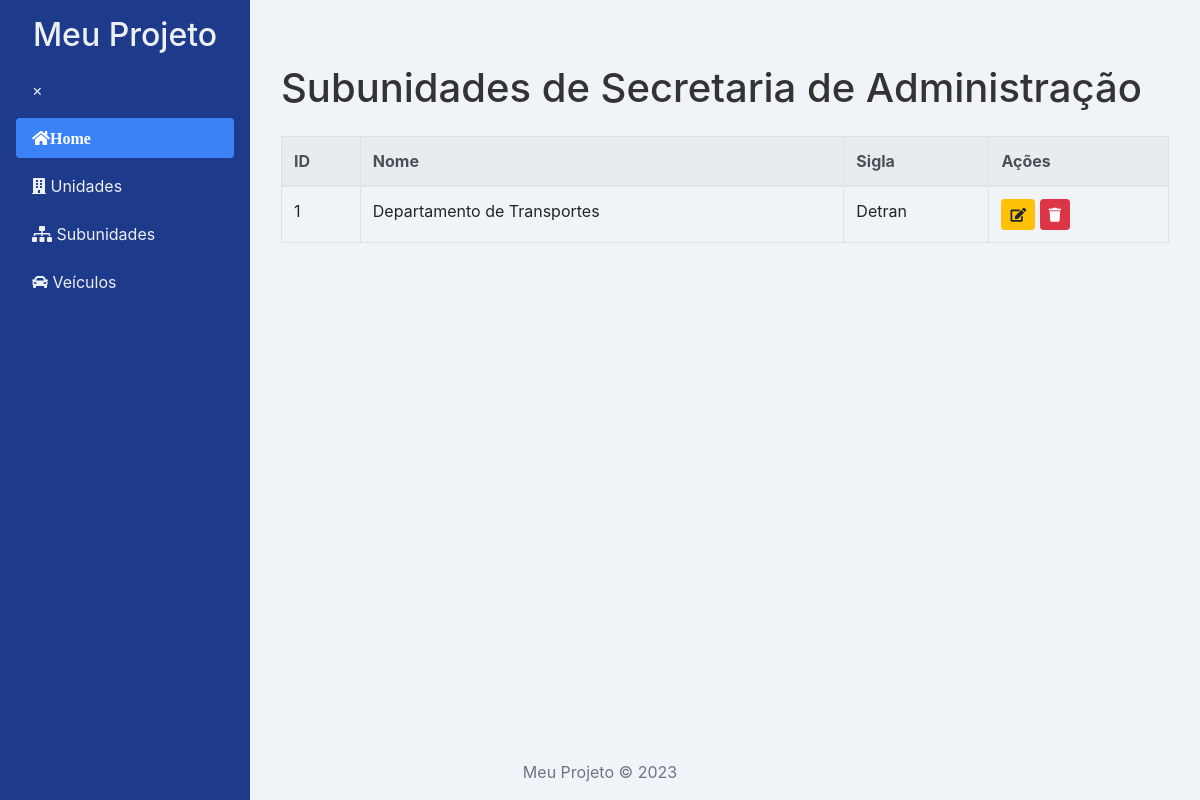
Screenshot of /subunidades/1 with the database file from the repository.
### models/models.py (models this page shows)
class Unidade(db.Model):
    id = db.Column(db.Integer, primary_key=True)
    nome = db.Column(db.String(100), nullable=False)
    sigla = db.Column(db.String(10), nullable=False, unique=True)
    subunidades = db.relationship('Subunidade', backref='unidade', lazy=True)

class Subunidade(db.Model):
    id = db.Column(db.Integer, primary_key=True)
    nome = db.Column(db.String(100), nullable=False)
    sigla = db.Column(db.String(10), nullable=False, unique=True)
    unidade_id = db.Column(db.Integer, db.ForeignKey('unidade.id'), nullable=False)

### routes.py (the view)
    @app.route('/subunidades/<int:unidade_id>')
    def subunidades(unidade_id):
        return listar_subunidades(unidade_id)

### controllers/subunidade_controller.py (called while the page is built)
def listar_subunidades(unidade_id):
    try:
        unidade = Unidade.query.get_or_404(unidade_id)
        subunidades = Subunidade.query.filter_by(unidade_id=unidade_id).all()
        return render_template('subunidade/listar_subunidades.html', unidade=unidade, subunidades=subunidades)
    except Exception as e:
        logging.error(f"Erro ao listar subunidades: {e}", exc_info=True)
        return jsonify(error="Erro ao listar subunidades"), 500

### templates/subunidade/listar_subunidades.html (shortened to what this page needs)
{% extends "base.html" %}
{% block content %}
<div class="container mt-5">
    <h1 class="mb-4">Subunidades de {{ unidade.nome }}</h1>
    <div class="table-responsive">
        <table class="table table-bordered table-hover">
            <thead class="thead-light">
                <tr>
                    <th>ID</th>
                    <th>Nome</th>
                    <th>Sigla</th>
                    <th>Ações</th>
                </tr>
            </thead>
            <tbody>
                {% for subunidade in subunidades %}
                <tr>
                    <td>{{ subunidade.id }}</td>
                    <td>{{ subunidade.nome }}</td>
                    <td>{{ subunidade.sigla }}</td>
                    <td>
                        <a href="{{ url_for('subunidade_editar', id=subunidade.id) }}" class="btn btn-warning btn-sm">
                            <i class="fas fa-edit"></i>
                        </a>
                        <form action="{{ url_for('subunidade_excluir', id=subunidade.id) }}" method="post" style="display:inline;">
                            <button type="submit" class="btn btn-danger btn-sm">
                                <i class="fas fa-trash"></i>
                            </button>
                        </form>
                    </td>
                </tr>
                {% endfor %}
            </tbody>
        </table>
    </div>
</div>
{% endblock %}

### static/css/styles.css (style rules this page uses)
body { display: flex; min-height: 100vh; flex-direction: column; background-color: #f0f4f8; color: #333; transition: margin-left .5s; }

### rows the page displays
Unidade: nome "Secretaria de Administração"
Subunidade: id "1", nome "Departamento de Transportes", sigla "Detran"
